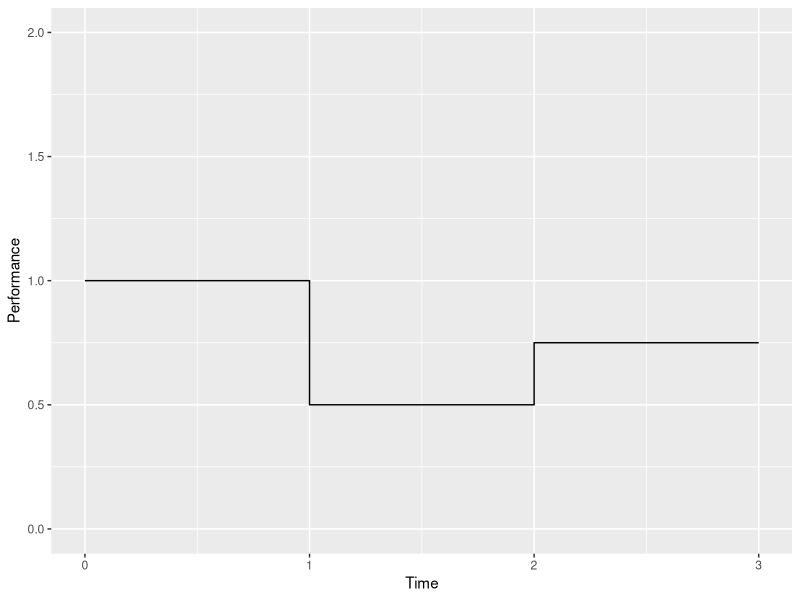
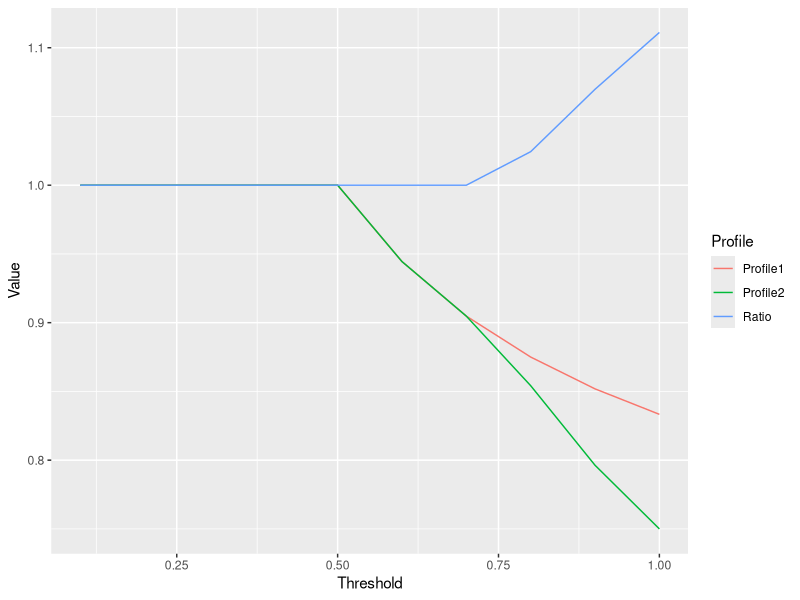

Recreate these plots in R, in order.
## Plotting the ratio of R using the step function assumptions and taking into account a margin change
library("ggplot2")
library("reshape2")
library("plyr")
library("dplyr")
resParams <- function(rec, hrz, ti, tr, th, thresh){
    frac <- data.frame(rec / thresh[[1]], hrz / thresh[[1]])
    colnames(frac) <- c("Rec", "Hrz")
    print("this is first")
    print(frac)
    frac[[1]] <- sapply(frac[[1]], function(x) if (x > 1) 1 else x)
    frac[[2]] <- sapply(frac[[2]], function(x) if (x > 1) 1 else x)
    print("after sapply")
    print(frac)
    frac
}
# Find the resilience of a single profile
res <- function(rec, hrz, ti, tr, th, thresh){
    rp <- resParams(rec, hrz, ti, tr, th, thresh)
    (ti + rp[[1]] * tr + rp[[2]] * th)/(ti + tr + th)
}

resrat <- function(rec1, rec2, hrz1, hrz2,
                ti1, ti2, tr1, tr2, th1, th2, thresh){
    res1 <- res(rec1, hrz1, ti1, tr1, th1, thresh)
    res2 <- res(rec2, hrz2, ti2, tr2, th2, thresh)
    Profile1 <- data.frame('Profile1', res1, thresh)
    Profile2  <- data.frame('Profile2', res2, thresh)
    resrat <- res1/res2
    Ratio <- data.frame('Ratio', resrat, thresh)
    varVal <- c("Profile", "Value", "Threshold")
    colnames(Profile1) <- varVal
    colnames(Profile2) <- varVal
    colnames(Ratio) <- varVal
    rbind(Profile1, Profile2, Ratio)
}
## buildProf makes a data frame that contains the information for the
## profiles so you can see what the performance profile looks like
## At this point, the values for before disturbance and after are
## hard coded into this
buildProf <- function(rec, hrz, ti, tr, th){
    Time <- c(0, ti, ti, ti+tr, ti+tr, ti+tr+th)
    Performance <- c(1, 1, rec,rec, hrz, hrz)
    profPlot <- data.frame(Time, Performance)
    colnames(profPlot) <- c("Time", "Performance")
    profPlot
}

threshold <- data.frame((1:10)/10)
colnames(threshold) <- "list"
resilience <- resrat(.5, .5, 1, .75,
            1, 1,
            1, 1,
            1, 1,
            threshold)
q <- ggplot(resilience, aes(x=Threshold, y=Value, group=Profile))
q <- q + geom_line(aes(color=Profile))

perfProfile1 <- buildProf(.5, .75, 1, 1, 1)
m <- ggplot(perfProfile1, aes(Time, Performance))
m <- m +geom_path() + ylim(0,2)
